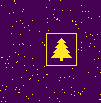

Source code (Python):
import utils
import numpy as np
from functools import reduce
import matplotlib.image

x_max = 101
y_max = 103

class Robot:
    def __init__(self, x, y, vel_x, vel_y) -> None:
        self.x = x
        self.y = y
        self.vx = vel_x
        self.vy = vel_y

    def move(self):
        self.x = (self.x + self.vx) % x_max
        self.y = (self.y + self.vy) % y_max

    def get_pos(self):
        return (self.x, self.y)
    
    def __str__(self) -> str:
        return f'pos: ({self.x},{self.y}, vel: ({self.vx},{self.vy}))'


def get_matrix(robots) -> np.array:
    matrix = np.zeros((y_max,x_max))
    for robot in robots:
        matrix[robot.y, robot.x] += 1
    return matrix


if __name__ == '__main__':
    data = utils.read_input('inputs/day14.txt')
    robots = []
    for d in data:
        p, v = d.split()
        px, py = p[2:].split(',')
        vx, vy = v[2:].split(',')
        robots.append(Robot(int(px), int(py), int(vx), int(vy)))
    
    t = 1
    while(True):
    # for i in range(100):
        for robot in robots:
            robot.move()
        
        # part 1
        if t == 100:
            matrix = get_matrix(robots)
            mid_x = x_max//2
            mid_y = y_max//2
            quadrants = [matrix[0:mid_y, 0:mid_x].sum(dtype=int), 
                        matrix[0:mid_y, mid_x+1:].sum(dtype=int),
                        matrix[mid_y+1:, 0:mid_x].sum(dtype=int), 
                        matrix[mid_y+1:, mid_x+1:].sum(dtype=int)]
            print('part 1: ', reduce(lambda x, y: x*y, quadrants))
        
        # part 2 - Assume all robots have unique locations
        pos = set((robot.x, robot.y) for robot in robots)
        if len(pos) == len(robots):
            break

        t += 1
    print('part_2: ', t)
    matplotlib.image.imsave('day14.png', get_matrix(robots))
